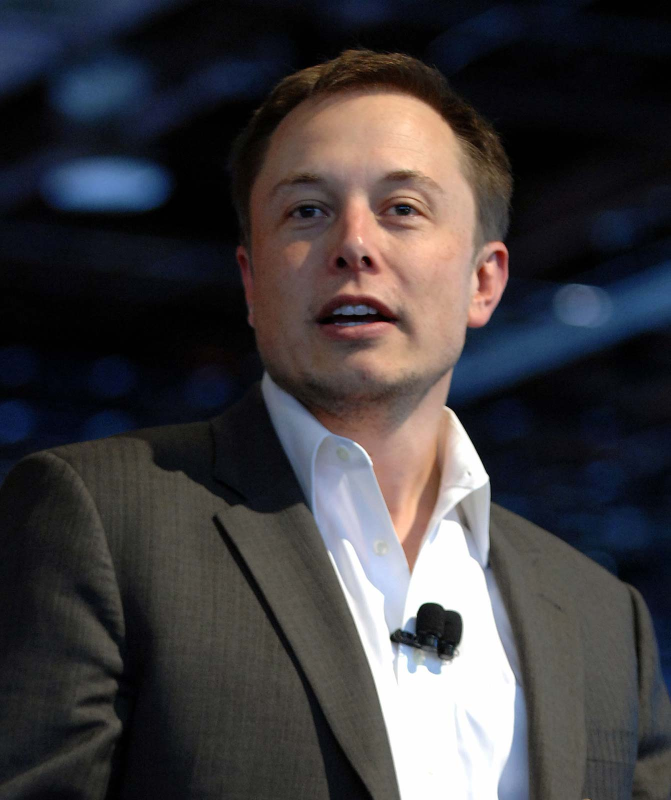
#> input picture resources/face.jpg, 1342 x 1600 px, given in place of the camera (shown at 1/2 size)
$ python color_detection_vid.py
#> lines starting #> are read from the running program, lines starting #| are printed output that depends on the picture; after the words box and inside, x2 and y2 are one past the last pixel; in counts of white or black regions, pixels touching at a corner belong together
import cv2
import numpy as np

class ColorPiker:
    def __init__(self):
        self.cam_id = 0
        self.frameWidth = 640
        self.frameHeight = 480

        self.cap = cv2.VideoCapture(self.cam_id, cv2.CAP_DSHOW)

        self.cap.set(3, self.frameWidth)
        self.cap.set(4, self.frameHeight)
        self.cap.set(10, 150)

        self.window_name = "COLOR HSV VALUES"
        self.default_hsv = {
            "Hue Min": [0, 179],
            "Hue Max": [179, 179],
            "Sat Min": [0, 255],
            "Sat Max": [255, 255],
            "Val Min": [0, 255],
            "Val Max": [255, 255],
            }

        self.selected_colors = []

    def _empty(self, a):
        pass

    def _trackbar(self):
        cv2.namedWindow(self.window_name)
        cv2.resizeWindow(self.window_name, 480, 320)

        for key in self.default_hsv.keys():
            cv2.createTrackbar(key, self.window_name, self.default_hsv[key][0], self.default_hsv[key][1], self._empty)
#> this loop made 6 passes; slider 'Hue Min' is set to 35

        return 0

    def pick(self):
        keys = list(self.default_hsv)
        self._trackbar()
        try:
            while True:
                success, img = self.cap.read()
#> img is the input picture: shape (1600, 1342, 3); mean B, G, R 63.2, 60.6, 63.6
                imgHSV = cv2.cvtColor(img, cv2.COLOR_BGR2HSV)
#> imgHSV: shape (1600, 1342, 3); mean H, S, V 60.5, 80.3, 72.7

                h_min = cv2.getTrackbarPos(keys[0], self.window_name)
                h_max = cv2.getTrackbarPos(keys[1], self.window_name)
                s_min = cv2.getTrackbarPos(keys[2], self.window_name)
                s_max = cv2.getTrackbarPos(keys[3], self.window_name)
                v_min = cv2.getTrackbarPos(keys[4], self.window_name)
                v_max = cv2.getTrackbarPos(keys[5], self.window_name)

                lower_hsv = np.array([h_min, s_min, v_min])
                upper_hsv = np.array([h_max, s_max, v_max])

                imgMask = cv2.inRange(imgHSV, lower_hsv, upper_hsv)
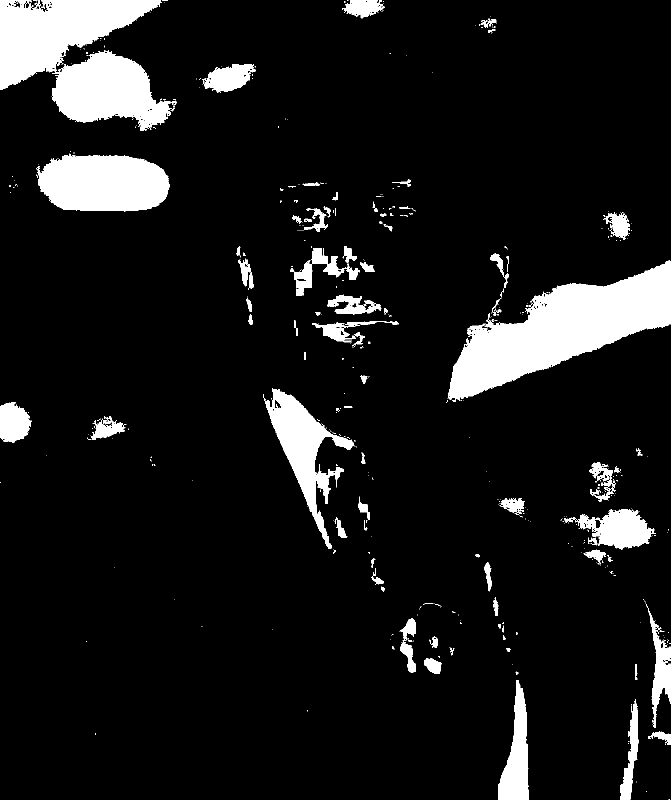
#> imgMask: shape (1600, 1342) (shown at 1/2 size); 9.7% white; 551 white regions (450 under 20 px), largest, box (x1, y1, x2, y2) and area: (895, 521, 1342, 804) 54685, (0, 0, 353, 262) 54015, (74, 307, 339, 424) 24841

                imgResult = cv2.bitwise_and(img, img, mask=imgMask)
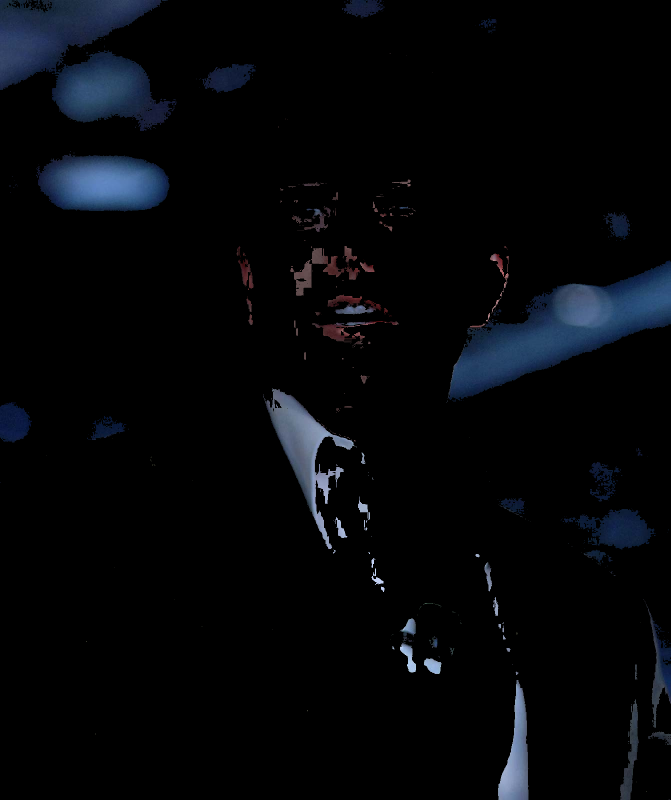
#> imgResult: shape (1600, 1342, 3) (shown at 1/2 size); mean B, G, R 9.2, 6.3, 4.7
                Mask2BGR = cv2.cvtColor(imgMask, cv2.COLOR_GRAY2BGR)

                try:
                    cv2.imshow(f"WebCam({self.cam_id}) original", img)
                    cv2.imshow(f"WebCam({self.cam_id}) Mask", Mask2BGR)
                    cv2.imshow(f"WebCam({self.cam_id}) Result", imgResult)
                    if cv2.waitKey(1) & 0xFF == ord('s'):
#> (key Esc is pressed here)
                        self.selected_colors.append([h_min, h_max, s_min, s_max, v_min, v_max])
                except:
                    print(f"No webcam is activate with id {self.cam_id}!")
                    break
        except:
            pass

        return self.selected_colors

""" FOR TESTING --> """
if __name__ == "__main__":
    colorPicker = ColorPiker()
    colorPicker.pick()
    print(colorPicker.selected_colors)

$ run again, on resources/many_ff.jpg
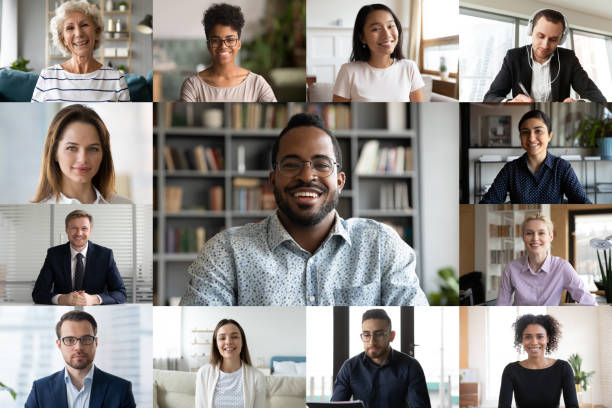
#> input picture resources/many_ff.jpg, 612 x 408 px, given in place of the camera
#> the loop in _trackbar, `for key in self.default_hsv.keys():` made 6 passes; slider 'Hue Min' is set to 35
#> in pick, img is the input picture: shape (408, 612, 3); mean B, G, R 138.3, 142.2, 146.5
#> imgHSV: shape (408, 612, 3); mean H, S, V 51.3, 44.2, 151.5
#> in pick, `imgMask = cv2.inRange(imgHSV, lower_hsv, upper_hsv)`:
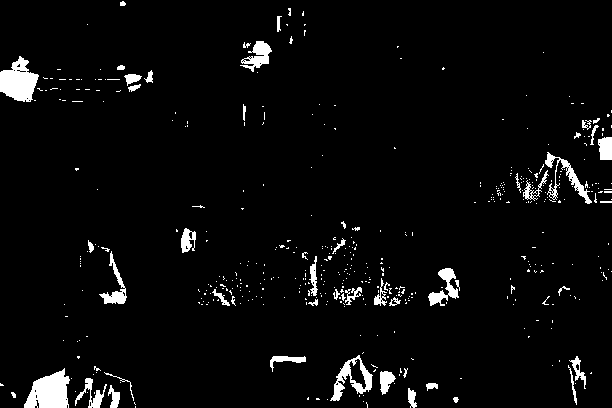
#> imgMask: shape (408, 612); 3.9% white; 471 white regions (419 under 20 px), largest, box (x1, y1, x2, y2) and area: (24, 368, 70, 408) 1220, (0, 56, 39, 102) 1122, (330, 355, 373, 401) 671
#> in pick, `imgResult = cv2.bitwise_and(img, img, mask=imgMask)`:
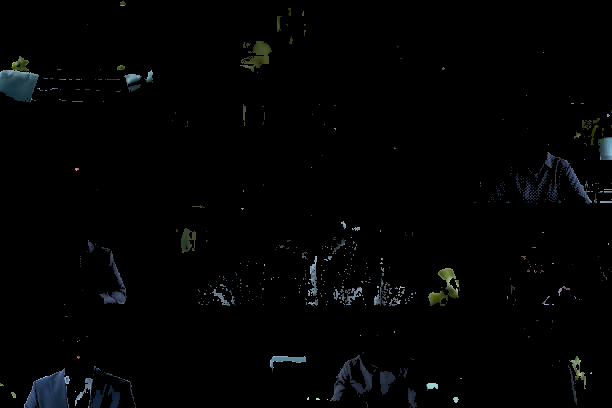
#> imgResult: shape (408, 612, 3); mean B, G, R 3.3, 3.1, 2.5

$ run again, on resources/nature.jpg
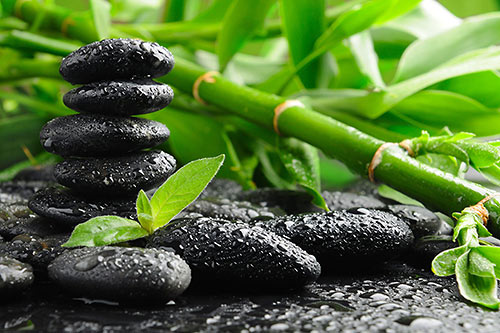
#> input picture resources/nature.jpg, 500 x 333 px, given in place of the camera
#> the loop in _trackbar, `for key in self.default_hsv.keys():` made 6 passes; slider 'Hue Min' is set to 35
#> in pick, img is the input picture: shape (333, 500, 3); mean B, G, R 56.6, 114.5, 86.7
#> imgHSV: shape (333, 500, 3); mean H, S, V 52, 114, 115.3
#> in pick, `imgMask = cv2.inRange(imgHSV, lower_hsv, upper_hsv)`:
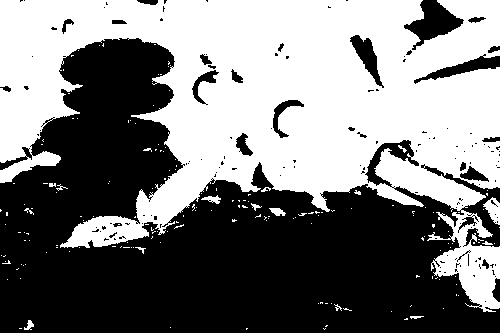
#> imgMask: shape (333, 500); 48.5% white; 174 white regions (158 under 20 px), largest, box (x1, y1, x2, y2) and area: (0, 0, 500, 312) 79516, (483, 197, 500, 225) 263, (201, 195, 221, 204) 88
#> in pick, `imgResult = cv2.bitwise_and(img, img, mask=imgMask)`:
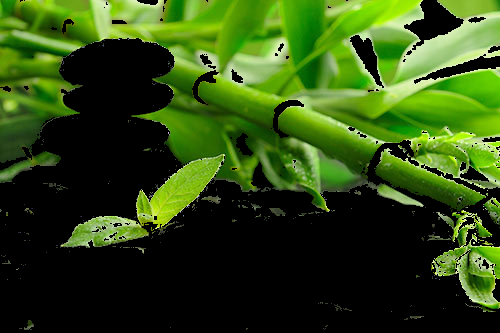
#> imgResult: shape (333, 500, 3); mean B, G, R 18.3, 74.1, 47.1
